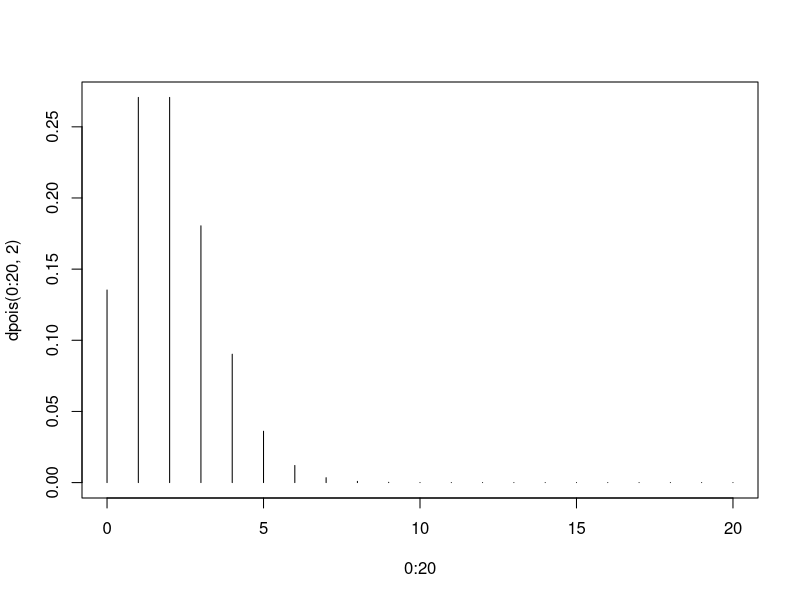
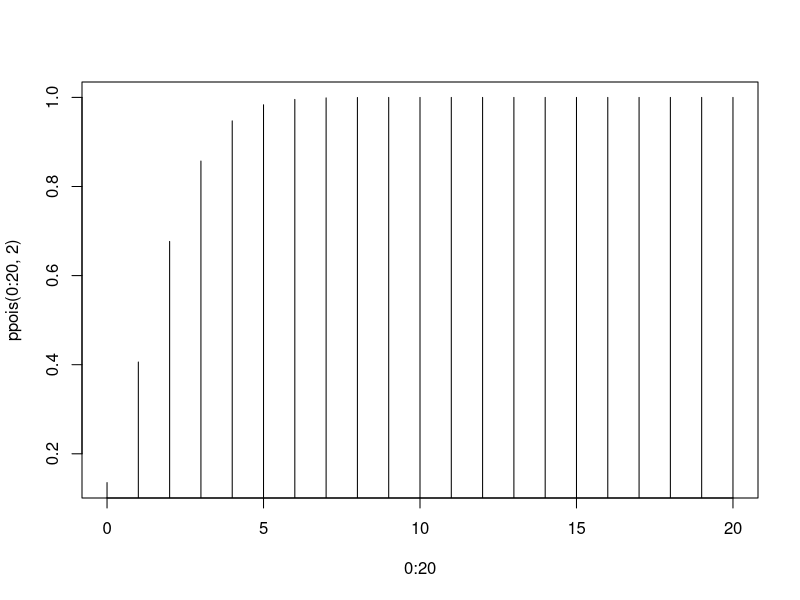
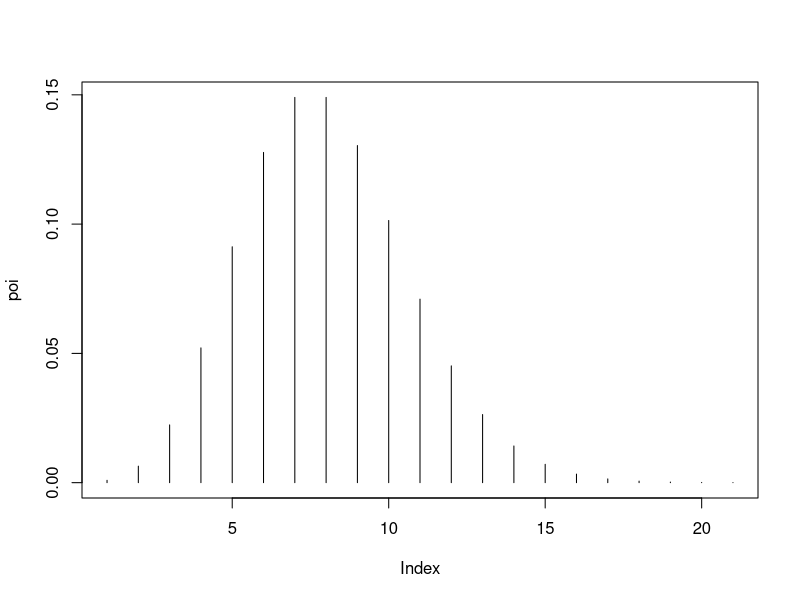
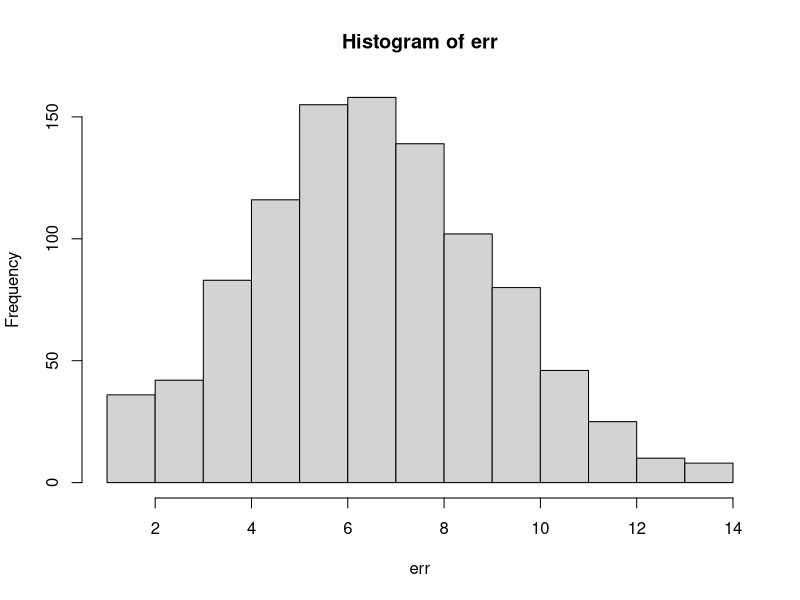

The R script that drew these images, in order:
## ---- chunk 1
knitr::opts_chunk$set(echo = TRUE)
## ---- chunk 2
plot(dpois(0:20, 2), type="h", x=0:20)
## ---- chunk 3
plot(ppois(0:20, 2), type = "h", x=0:20)
## ---- chunk 4
l = 7
poi = dpois(0:20, lambda = l) # Porbabilidad de 0 a 10 errores por página cuando se esperan 5

plot(poi, type="h")
## ---- chunk 5
qpois(0.5, 5) # La mediana coincide con la media
## ---- chunk 6
err = rpois(1000, lambda = l)
hist(err, breaks = 18)
